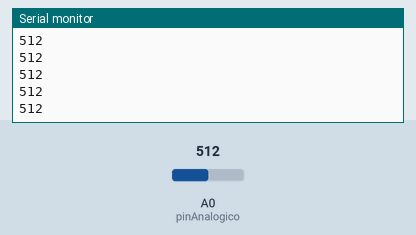
Recording of a sketch running on a simulated Arduino Uno, built with avr-gcc and run on an emulated ATmega328P. On the bench: the last lines printed to the serial monitor. Inputs (shaded band) come from the test bench; at power-on: A0 (pinAnalogico) = 512.

Above: at 1.2 s.
1.3 s: A0 (pinAnalogico) set to 716
At 2.3 s:
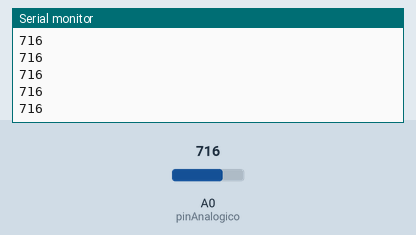
2.8 s: A0 (pinAnalogico) set to 900
At 3.6 s:
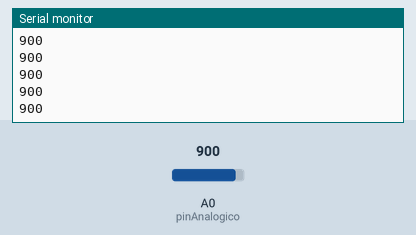
Timing chart, 0 to 5.8 s (numbered marks = the images above; inputs shaded):
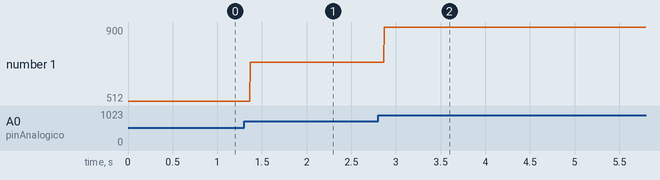

Measured:
- after the input at 1.3 s, the serial monitor: prints a new line after 0.07 s (image 1)
- after the input at 2.8 s, the serial monitor: prints a new line after 0.07 s (image 2)
- plotted number 1: 512 → 716 after the input at 1.3 s, 716 → 900 after the input at 2.8 s

The sketch:

p4_4.ino
```cpp
#define pinAnalogico A0

void setup()
{
  Serial.begin(9600);
}
void loop()
{
  int valor;
  int tension;
  valor = analogRead(pinAnalogico);
  tension = map(valor,0,1023,0,5000);
  Serial.println(valor);
}
```
